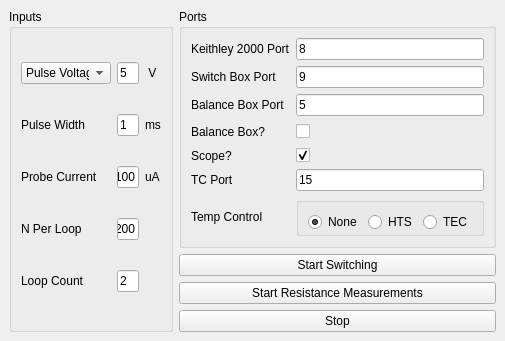
<?xml version="1.0" encoding="UTF-8"?>
<ui version="4.0">
 <class>MainWindow</class>
 <widget class="QMainWindow" name="MainWindow">
  <property name="geometry">
   <rect>
    <x>0</x>
    <y>0</y>
    <width>499</width>
    <height>320</height>
   </rect>
  </property>
  <property name="windowTitle">
   <string>Switching Control Panel</string>
  </property>
  <widget class="QWidget" name="centralwidget">
   <layout class="QHBoxLayout" name="horizontalLayout">
    <item>
     <widget class="QGroupBox" name="input_group">
      <property name="focusPolicy">
       <enum>Qt::TabFocus</enum>
      </property>
      <property name="title">
       <string>Inputs</string>
      </property>
      <layout class="QGridLayout" name="gridLayout">
       <item row="2" column="1">
        <widget class="QLineEdit" name="probe_current_box">
         <property name="text">
          <string>100</string>
         </property>
        </widget>
       </item>
       <item row="2" column="2">
        <widget class="QLabel" name="probe_current_units_label">
         <property name="text">
          <string>uA</string>
         </property>
        </widget>
       </item>
       <item row="1" column="1">
        <widget class="QLineEdit" name="pulse_width_box">
         <property name="text">
          <string>1</string>
         </property>
        </widget>
       </item>
       <item row="3" column="0">
        <widget class="QLabel" name="measurement_count_label">
         <property name="text">
          <string>N Per Loop</string>
         </property>
        </widget>
       </item>
       <item row="4" column="0">
        <widget class="QLabel" name="loop_count_label">
         <property name="text">
          <string>Loop Count</string>
         </property>
        </widget>
       </item>
       <item row="2" column="0">
        <widget class="QLabel" name="probe_current_label">
         <property name="text">
          <string>Probe Current</string>
         </property>
        </widget>
       </item>
       <item row="0" column="1">
        <widget class="QLineEdit" name="pulse_magnitude_box">
         <property name="text">
          <string>5</string>
         </property>
        </widget>
       </item>
       <item row="1" column="2">
        <widget class="QLabel" name="pulse_width_units_label">
         <property name="text">
          <string>ms</string>
         </property>
        </widget>
       </item>
       <item row="0" column="0">
        <widget class="QComboBox" name="pulse_type_combobox">
         <property name="minimumSize">
          <size>
           <width>90</width>
           <height>0</height>
          </size>
         </property>
         <property name="currentText">
          <string>Pulse Voltage</string>
         </property>
         <item>
          <property name="text">
           <string>Pulse Voltage</string>
          </property>
         </item>
         <item>
          <property name="text">
           <string>Pulse Current</string>
          </property>
         </item>
        </widget>
       </item>
       <item row="0" column="2">
        <widget class="QLabel" name="pulse_magnitude_units_label">
         <property name="text">
          <string> V</string>
         </property>
        </widget>
       </item>
       <item row="3" column="1">
        <widget class="QLineEdit" name="measurement_count_box">
         <property name="text">
          <string>200</string>
         </property>
        </widget>
       </item>
       <item row="1" column="0">
        <widget class="QLabel" name="pulse_width_label">
         <property name="text">
          <string>Pulse Width</string>
         </property>
        </widget>
       </item>
       <item row="4" column="1">
        <widget class="QLineEdit" name="loop_count_box">
         <property name="text">
          <string>2</string>
         </property>
        </widget>
       </item>
      </layout>
     </widget>
    </item>
    <item>
     <layout class="QVBoxLayout" name="rhs_layout">
      <item>
       <widget class="QGroupBox" name="ports_group">
        <property name="title">
         <string>Ports</string>
        </property>
        <layout class="QGridLayout" name="gridLayout_2">
         <item row="7" column="1">
          <widget class="QGroupBox" name="horizontalGroupBox">
           <layout class="QHBoxLayout" name="horizontalLayout_5">
            <property name="bottomMargin">
             <number>1</number>
            </property>
            <item>
             <widget class="QRadioButton" name="tc_none_button">
              <property name="text">
               <string>None</string>
              </property>
              <property name="checked">
               <bool>true</bool>
              </property>
             </widget>
            </item>
            <item>
             <widget class="QRadioButton" name="tc_hightemp_button">
              <property name="text">
               <string>HTS</string>
              </property>
             </widget>
            </item>
            <item>
             <widget class="QRadioButton" name="tc_tec_button">
              <property name="text">
               <string>TEC</string>
              </property>
             </widget>
            </item>
           </layout>
          </widget>
         </item>
         <item row="7" column="0">
          <widget class="QLabel" name="tc_label">
           <property name="text">
            <string>Temp Control</string>
           </property>
          </widget>
         </item>
         <item row="2" column="2">
          <spacer name="horizontalSpacer_2">
           <property name="orientation">
            <enum>Qt::Horizontal</enum>
           </property>
           <property name="sizeHint" stdset="0">
            <size>
             <width>40</width>
             <height>20</height>
            </size>
           </property>
          </spacer>
         </item>
         <item row="1" column="1">
          <widget class="QLineEdit" name="dmm_port_box">
           <property name="text">
            <string>8</string>
           </property>
          </widget>
         </item>
         <item row="2" column="1">
          <widget class="QLineEdit" name="sb_port_box">
           <property name="text">
            <string>9</string>
           </property>
          </widget>
         </item>
         <item row="4" column="0">
          <widget class="QLabel" name="balance_box_enable_label">
           <property name="text">
            <string>Balance Box?</string>
           </property>
          </widget>
         </item>
         <item row="1" column="2">
          <spacer name="horizontalSpacer">
           <property name="orientation">
            <enum>Qt::Horizontal</enum>
           </property>
           <property name="sizeHint" stdset="0">
            <size>
             <width>40</width>
             <height>20</height>
            </size>
           </property>
          </spacer>
         </item>
         <item row="4" column="1">
          <widget class="QCheckBox" name="bb_enable_checkbox">
           <property name="enabled">
            <bool>true</bool>
           </property>
           <property name="text">
            <string/>
           </property>
          </widget>
         </item>
         <item row="3" column="2">
          <spacer name="horizontalSpacer_3">
           <property name="orientation">
            <enum>Qt::Horizontal</enum>
           </property>
           <property name="sizeHint" stdset="0">
            <size>
             <width>40</width>
             <height>20</height>
            </size>
           </property>
          </spacer>
         </item>
         <item row="3" column="0">
          <widget class="QLabel" name="bb_port_label">
           <property name="text">
            <string>Balance Box Port</string>
           </property>
          </widget>
         </item>
         <item row="6" column="0">
          <widget class="QLabel" name="label">
           <property name="text">
            <string>TC Port</string>
           </property>
          </widget>
         </item>
         <item row="6" column="1">
          <widget class="QLineEdit" name="lineEdit">
           <property name="text">
            <string>15</string>
           </property>
          </widget>
         </item>
         <item row="2" column="0">
          <widget class="QLabel" name="sb_port_label">
           <property name="text">
            <string>Switch Box Port</string>
           </property>
          </widget>
         </item>
         <item row="3" column="1">
          <widget class="QLineEdit" name="bb_port_box">
           <property name="text">
            <string>5</string>
           </property>
          </widget>
         </item>
         <item row="5" column="0">
          <widget class="QLabel" name="scope_label">
           <property name="text">
            <string>Scope?</string>
           </property>
          </widget>
         </item>
         <item row="6" column="2">
          <spacer name="horizontalSpacer_5">
           <property name="orientation">
            <enum>Qt::Horizontal</enum>
           </property>
           <property name="sizeHint" stdset="0">
            <size>
             <width>40</width>
             <height>20</height>
            </size>
           </property>
          </spacer>
         </item>
         <item row="4" column="2">
          <spacer name="horizontalSpacer_4">
           <property name="orientation">
            <enum>Qt::Horizontal</enum>
           </property>
           <property name="sizeHint" stdset="0">
            <size>
             <width>40</width>
             <height>20</height>
            </size>
           </property>
          </spacer>
         </item>
         <item row="1" column="0">
          <widget class="QLabel" name="dmm_port_label">
           <property name="text">
            <string>Keithley 2000 Port</string>
           </property>
          </widget>
         </item>
         <item row="5" column="1">
          <widget class="QCheckBox" name="scope_checkbox">
           <property name="toolTip">
            <string>Do you have a rigol ds1104 scope connected across a shunt resistor?</string>
           </property>
           <property name="text">
            <string/>
           </property>
           <property name="checked">
            <bool>true</bool>
           </property>
           <property name="tristate">
            <bool>false</bool>
           </property>
          </widget>
         </item>
        </layout>
       </widget>
      </item>
      <item>
       <layout class="QVBoxLayout" name="button_group">
        <item>
         <widget class="QPushButton" name="start_button">
          <property name="text">
           <string>Start Switching</string>
          </property>
         </widget>
        </item>
        <item>
         <widget class="QPushButton" name="start_res_button">
          <property name="text">
           <string>Start Resistance Measurements</string>
          </property>
         </widget>
        </item>
        <item>
         <widget class="QPushButton" name="stop_button">
          <property name="text">
           <string>Stop</string>
          </property>
         </widget>
        </item>
       </layout>
      </item>
     </layout>
    </item>
   </layout>
  </widget>
 </widget>
 <resources/>
 <connections/>
</ui>
